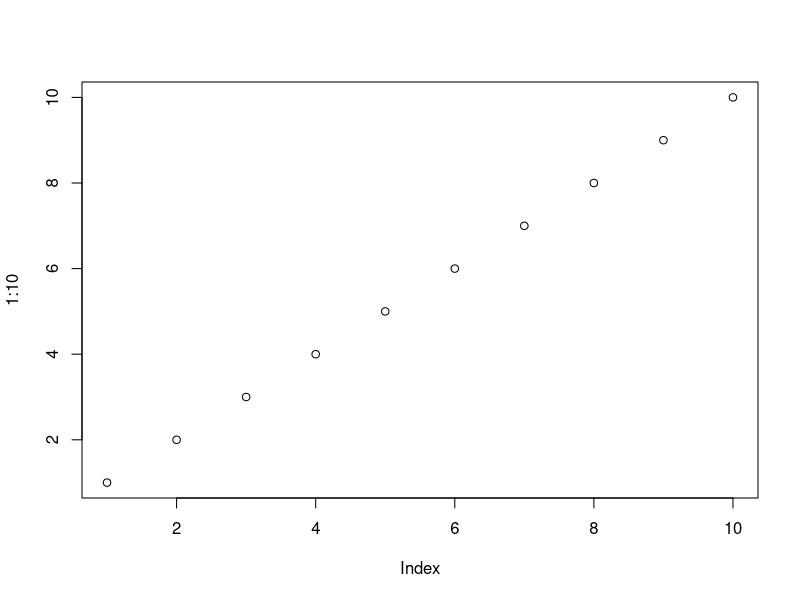
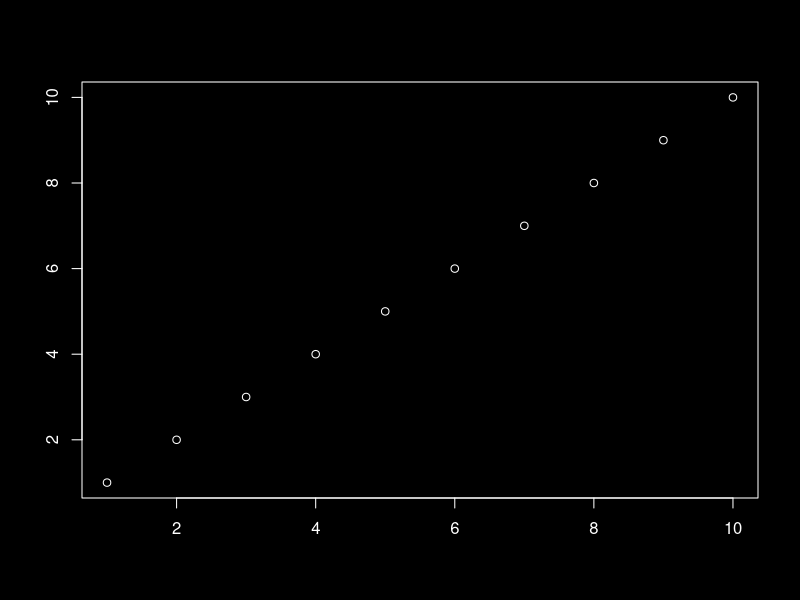

Reproduce these figures in R, in order.
## ---- chunk 1
#| echo: fenced
#| renderings: [light, dark]
plot(1:10) # Shown in `light` mode

par(bg = "#000000", fg = "#FFFFFF", col.axis = "#FFFFFF")
plot(1:10) # Shown in `dark` mode
